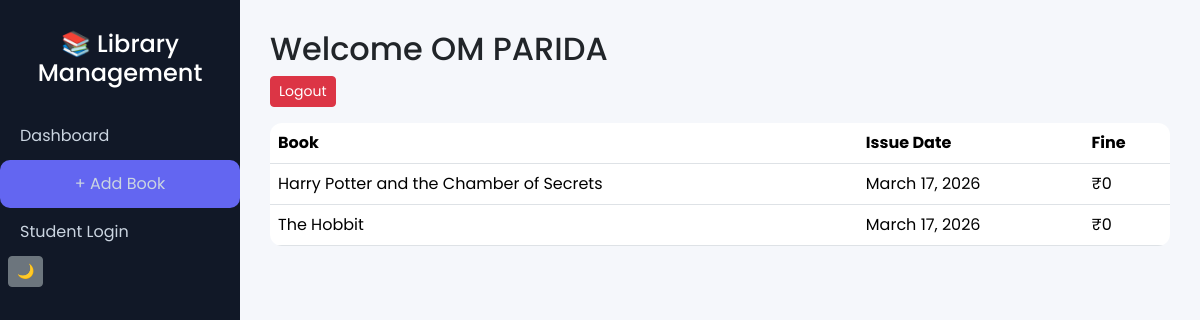
The app's page /student/dashboard/ (signed in), older data.
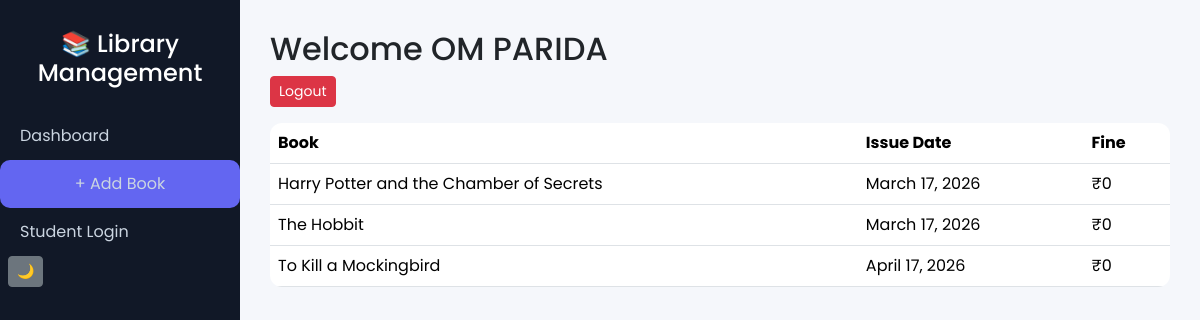
The same page, newer data.
### books/models.py (models this page shows, shortened)
class Student(models.Model):
    user = models.OneToOneField(User, on_delete=models.CASCADE, null=True, blank=True)
    name = models.CharField(max_length=200)
    email = models.EmailField(unique=True)
    roll_number = models.CharField(max_length=50, unique=True)

class Book(models.Model):
    title = models.CharField(max_length=200)
    author = models.CharField(max_length=200)
    isbn = models.CharField(max_length=20, unique=True)
    category = models.CharField(max_length=100)
    published_date = models.DateField()
    is_issued = models.BooleanField(default=False)
    issued_to = models.ForeignKey(Student, null=True, blank=True, on_delete=models.SET_NULL)
    issue_date = models.DateField(null=True, blank=True)
    return_date = models.DateField(null=True, blank=True)
    fine = models.IntegerField(default=0)

### books/views.py (the view)
# urls.py: path('student/dashboard/', views.student_dashboard, name='student_dashboard'),
@login_required
def student_dashboard(request):
    student = Student.objects.get(user=request.user)
    books = Book.objects.filter(issued_to=student)
    return render(request, 'books/student_dashboard.html', {
        'student': student,
        'books': books
    })

### books/templates/books/student_dashboard.html
{% extends 'books/base.html' %}
{% block content %}
<h2>Welcome {{ student.name }}</h2>
<a href="{% url 'student_logout' %}" class="btn btn-danger btn-sm">Logout</a>
<table class="table mt-3">
<tr>
    <th>Book</th>
    <th>Issue Date</th>
    <th>Fine</th>
</tr>
{% for book in books %}
<tr>
    <td>{{ book.title }}</td>
    <td>{{ book.issue_date }}</td>
    <td>₹{{ book.fine }}</td>
</tr>
{% endfor %}
</table>
{% endblock %}

### books/templates/books/base.html (shortened to what this page needs)
<!DOCTYPE html>
<html>
<head>
    <link href="https://cdn.jsdelivr.net/npm/bootstrap@5.3.2/dist/css/bootstrap.min.css" rel="stylesheet">
</head>
<body>
<div class="sidebar">
    <h4 class="text-center mb-4">📚 Library Management</h4>
    <a href="/">Dashboard</a>
    <a href="{% url 'add_book' %}" class="btn btn-primary">+ Add Book</a>
    <a href="{% url 'student_login' %}">Student Login</a>
    <button onclick="toggleMode()" class="btn btn-secondary btn-sm ms-2">🌙</button>
</div>
<div class="content">
    {% block content %}{% endblock %}
</div>
</body>
</html>

### books/templates/books/base.html (style rules this page uses)
body { font-family: 'Poppins', sans-serif; background: #f5f7fb; }
.sidebar { height: 100vh; background: #111827; color: white; position: fixed; width: 240px; padding-top: 30px; }
.sidebar a { color: #cbd5e1; display: block; padding: 12px 20px; text-decoration: none; transition: 0.2s; }
.content { margin-left: 240px; padding: 30px; }
.btn-primary { background: #6366f1; border: none; border-radius: 10px; padding: 8px 16px; }
.table { border-radius: 12px; overflow: hidden; }

Row changes from the older to the newer data that the page shows:
now on this page (row edited): Book: title "To Kill a Mockingbird", issue_date "April 17, 2026", fine "0"
